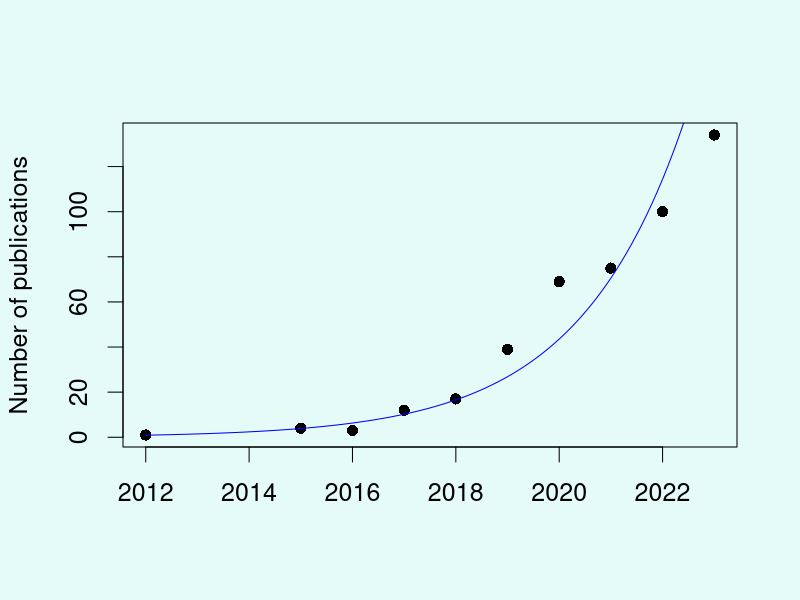

Reproduce this figure in R.
## ---- chunk 1
year <- c(2012, 2015:2023) 
apps <- c(1, 4, 3, 12, 17, 39, 69, 75, 100, 134)
mod <- lm(log(apps) ~ year)

par(cex = 1.5, bg = '#e4fbf8')
plot(year, apps, pch = 16, xlab = '', ylab = 'Number of publications')
lines(seq(2012, 2023, 0.1), exp(predict(mod, data.frame(year = seq(2012, 2023, 0.1)))), col = 'blue')

## ---- chunk 2

modules <- data.frame(
"component" = c("select", "select", "plot", "plot"),
"long_component" = c("Select data", "Select data", "Plot data", "Plot data"),
"module" = c("async", "query", "hist", "scatter"),
"long_module" = c("Upload your own data", "Query a database to obtain data",
                  "Plot the data as a histogram", "Plot the data as a scatterplot"),
"map" = c(TRUE, TRUE, FALSE, FALSE),
"result" = c(FALSE, FALSE, TRUE, TRUE),
"rmd" = c(TRUE, TRUE, TRUE, TRUE),
"save" = c(TRUE, TRUE, TRUE, TRUE),
"download" = c(FALSE, FALSE, TRUE, TRUE),
"async" = c(TRUE, TRUE, FALSE, FALSE))

## ---- chunk 3
knitr::kable(modules, format = "html")
